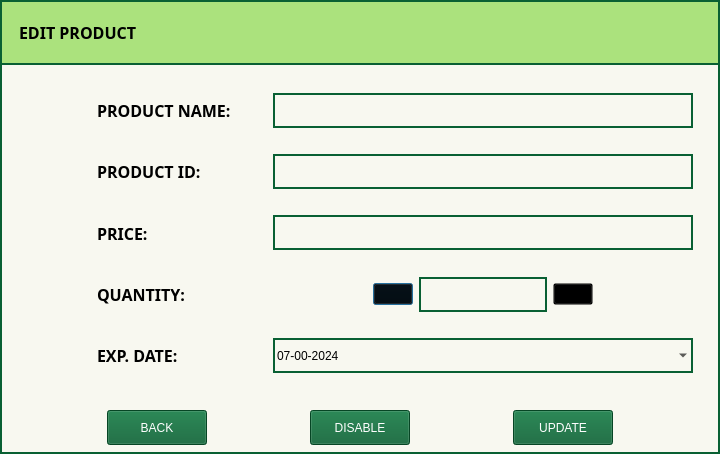
<?xml version="1.0" encoding="UTF-8"?>
<ui version="4.0">
 <class>Dialog</class>
 <widget class="QDialog" name="Dialog">
  <property name="geometry">
   <rect>
    <x>0</x>
    <y>0</y>
    <width>720</width>
    <height>454</height>
   </rect>
  </property>
  <property name="sizePolicy">
   <sizepolicy hsizetype="Minimum" vsizetype="Minimum">
    <horstretch>0</horstretch>
    <verstretch>0</verstretch>
   </sizepolicy>
  </property>
  <property name="minimumSize">
   <size>
    <width>720</width>
    <height>360</height>
   </size>
  </property>
  <property name="windowTitle">
   <string>Dialog</string>
  </property>
  <layout class="QHBoxLayout" name="horizontalLayout_4">
   <property name="spacing">
    <number>0</number>
   </property>
   <property name="leftMargin">
    <number>0</number>
   </property>
   <property name="topMargin">
    <number>0</number>
   </property>
   <property name="rightMargin">
    <number>0</number>
   </property>
   <property name="bottomMargin">
    <number>0</number>
   </property>
   <item>
    <widget class="QWidget" name="widget" native="true">
     <property name="styleSheet">
      <string notr="true">#widget{
background-color: #F8F8F0;
border: 2px solid #096033;
}

.QLabel, .QPushButton{
	font: 700 12pt &quot;DM Sans&quot;;
}

.QComboBox , .QLineEdit{
	font: 700 9pt &quot;Open Sans&quot;;
}
.QComboBox, .QDateEdit, .QLineEdit
{
border : 2px solid #096033;
background-color:rgba(0,0,0,0);
}
#add_btn, #sub_btn{
background-color:rgba(0,0,0,0);
}
</string>
     </property>
     <layout class="QVBoxLayout" name="verticalLayout_4">
      <property name="spacing">
       <number>0</number>
      </property>
      <property name="leftMargin">
       <number>0</number>
      </property>
      <property name="topMargin">
       <number>0</number>
      </property>
      <property name="rightMargin">
       <number>0</number>
      </property>
      <property name="bottomMargin">
       <number>0</number>
      </property>
      <item>
       <widget class="QWidget" name="widget_2" native="true">
        <property name="sizePolicy">
         <sizepolicy hsizetype="Preferred" vsizetype="Fixed">
          <horstretch>0</horstretch>
          <verstretch>0</verstretch>
         </sizepolicy>
        </property>
        <property name="minimumSize">
         <size>
          <width>0</width>
          <height>65</height>
         </size>
        </property>
        <property name="styleSheet">
         <string notr="true">#widget_2{
background-color: #ABE27D;
border: 2px solid #096033;
}</string>
        </property>
        <layout class="QVBoxLayout" name="verticalLayout">
         <item>
          <widget class="QLabel" name="label">
           <property name="font">
            <font>
             <family>DM Sans</family>
             <pointsize>12</pointsize>
             <italic>false</italic>
             <bold>true</bold>
            </font>
           </property>
           <property name="styleSheet">
            <string notr="true">background-color:rgba(0,0,0,0);</string>
           </property>
           <property name="text">
            <string>EDIT PRODUCT</string>
           </property>
           <property name="indent">
            <number>10</number>
           </property>
          </widget>
         </item>
        </layout>
       </widget>
      </item>
      <item>
       <widget class="QWidget" name="widget_16" native="true">
        <layout class="QHBoxLayout" name="horizontalLayout_13">
         <item>
          <widget class="QWidget" name="widget_4" native="true">
           <layout class="QVBoxLayout" name="verticalLayout_2">
            <item>
             <widget class="QWidget" name="widget_9" native="true">
              <layout class="QHBoxLayout" name="horizontalLayout_7">
               <item>
                <spacer name="horizontalSpacer_15">
                 <property name="orientation">
                  <enum>Qt::Horizontal</enum>
                 </property>
                 <property name="sizeType">
                  <enum>QSizePolicy::Fixed</enum>
                 </property>
                 <property name="sizeHint" stdset="0">
                  <size>
                   <width>70</width>
                   <height>20</height>
                  </size>
                 </property>
                </spacer>
               </item>
               <item>
                <widget class="QLabel" name="label_3">
                 <property name="font">
                  <font>
                   <family>DM Sans</family>
                   <pointsize>12</pointsize>
                   <italic>false</italic>
                   <bold>true</bold>
                  </font>
                 </property>
                 <property name="text">
                  <string>PRODUCT NAME:</string>
                 </property>
                </widget>
               </item>
              </layout>
             </widget>
            </item>
            <item>
             <widget class="QWidget" name="widget_8" native="true">
              <layout class="QHBoxLayout" name="horizontalLayout_5">
               <item>
                <spacer name="horizontalSpacer_16">
                 <property name="orientation">
                  <enum>Qt::Horizontal</enum>
                 </property>
                 <property name="sizeType">
                  <enum>QSizePolicy::Fixed</enum>
                 </property>
                 <property name="sizeHint" stdset="0">
                  <size>
                   <width>70</width>
                   <height>20</height>
                  </size>
                 </property>
                </spacer>
               </item>
               <item>
                <widget class="QLabel" name="label_2">
                 <property name="font">
                  <font>
                   <family>DM Sans</family>
                   <pointsize>12</pointsize>
                   <italic>false</italic>
                   <bold>true</bold>
                  </font>
                 </property>
                 <property name="text">
                  <string>PRODUCT ID:</string>
                 </property>
                </widget>
               </item>
              </layout>
             </widget>
            </item>
            <item>
             <widget class="QWidget" name="widget_10" native="true">
              <layout class="QHBoxLayout" name="horizontalLayout_6">
               <item>
                <spacer name="horizontalSpacer_17">
                 <property name="orientation">
                  <enum>Qt::Horizontal</enum>
                 </property>
                 <property name="sizeType">
                  <enum>QSizePolicy::Fixed</enum>
                 </property>
                 <property name="sizeHint" stdset="0">
                  <size>
                   <width>70</width>
                   <height>20</height>
                  </size>
                 </property>
                </spacer>
               </item>
               <item>
                <widget class="QLabel" name="label_4">
                 <property name="font">
                  <font>
                   <family>DM Sans</family>
                   <pointsize>12</pointsize>
                   <italic>false</italic>
                   <bold>true</bold>
                  </font>
                 </property>
                 <property name="text">
                  <string>PRICE: </string>
                 </property>
                </widget>
               </item>
              </layout>
             </widget>
            </item>
            <item>
             <widget class="QWidget" name="widget_11" native="true">
              <layout class="QHBoxLayout" name="horizontalLayout_2">
               <item>
                <spacer name="horizontalSpacer_18">
                 <property name="orientation">
                  <enum>Qt::Horizontal</enum>
                 </property>
                 <property name="sizeType">
                  <enum>QSizePolicy::Fixed</enum>
                 </property>
                 <property name="sizeHint" stdset="0">
                  <size>
                   <width>70</width>
                   <height>20</height>
                  </size>
                 </property>
                </spacer>
               </item>
               <item>
                <widget class="QLabel" name="label_5">
                 <property name="font">
                  <font>
                   <family>DM Sans</family>
                   <pointsize>12</pointsize>
                   <italic>false</italic>
                   <bold>true</bold>
                  </font>
                 </property>
                 <property name="text">
                  <string>QUANTITY:</string>
                 </property>
                </widget>
               </item>
              </layout>
             </widget>
            </item>
            <item>
             <widget class="QWidget" name="widget_3" native="true">
              <property name="font">
               <font>
                <bold>true</bold>
               </font>
              </property>
              <layout class="QHBoxLayout" name="horizontalLayout">
               <item>
                <spacer name="horizontalSpacer_19">
                 <property name="orientation">
                  <enum>Qt::Horizontal</enum>
                 </property>
                 <property name="sizeType">
                  <enum>QSizePolicy::Fixed</enum>
                 </property>
                 <property name="sizeHint" stdset="0">
                  <size>
                   <width>70</width>
                   <height>20</height>
                  </size>
                 </property>
                </spacer>
               </item>
               <item>
                <widget class="QLabel" name="label_6">
                 <property name="font">
                  <font>
                   <family>DM Sans</family>
                   <pointsize>12</pointsize>
                   <italic>false</italic>
                   <bold>true</bold>
                  </font>
                 </property>
                 <property name="text">
                  <string>EXP. DATE:</string>
                 </property>
                </widget>
               </item>
              </layout>
             </widget>
            </item>
           </layout>
          </widget>
         </item>
         <item>
          <widget class="QWidget" name="widget_15" native="true">
           <layout class="QVBoxLayout" name="verticalLayout_3">
            <item>
             <widget class="QWidget" name="widget_5" native="true">
              <layout class="QHBoxLayout" name="horizontalLayout_9">
               <item>
                <widget class="QLineEdit" name="lineEdit_2">
                 <property name="minimumSize">
                  <size>
                   <width>25</width>
                   <height>35</height>
                  </size>
                 </property>
                </widget>
               </item>
              </layout>
             </widget>
            </item>
            <item>
             <widget class="QWidget" name="widget_7" native="true">
              <layout class="QHBoxLayout" name="horizontalLayout_8">
               <item>
                <widget class="QLineEdit" name="lineEdit">
                 <property name="minimumSize">
                  <size>
                   <width>25</width>
                   <height>35</height>
                  </size>
                 </property>
                </widget>
               </item>
              </layout>
             </widget>
            </item>
            <item>
             <widget class="QWidget" name="widget_12" native="true">
              <layout class="QHBoxLayout" name="horizontalLayout_12">
               <item>
                <widget class="QLineEdit" name="lineEdit_3">
                 <property name="minimumSize">
                  <size>
                   <width>25</width>
                   <height>35</height>
                  </size>
                 </property>
                </widget>
               </item>
              </layout>
             </widget>
            </item>
            <item>
             <widget class="QWidget" name="widget_13" native="true">
              <layout class="QHBoxLayout" name="horizontalLayout_10">
               <item>
                <spacer name="horizontalSpacer">
                 <property name="orientation">
                  <enum>Qt::Horizontal</enum>
                 </property>
                 <property name="sizeType">
                  <enum>QSizePolicy::Fixed</enum>
                 </property>
                 <property name="sizeHint" stdset="0">
                  <size>
                   <width>100</width>
                   <height>20</height>
                  </size>
                 </property>
                </spacer>
               </item>
               <item>
                <widget class="QPushButton" name="sub_btn">
                 <property name="text">
                  <string/>
                 </property>
                 <property name="icon">
                  <iconset resource="../../../../assets/All_In_Resource.qrc">
                   <normaloff>:/Icons/Icons/minus.png</normaloff>:/Icons/Icons/minus.png</iconset>
                 </property>
                 <property name="iconSize">
                  <size>
                   <width>30</width>
                   <height>30</height>
                  </size>
                 </property>
                </widget>
               </item>
               <item>
                <widget class="QLineEdit" name="lineEdit_4">
                 <property name="minimumSize">
                  <size>
                   <width>25</width>
                   <height>35</height>
                  </size>
                 </property>
                </widget>
               </item>
               <item>
                <widget class="QPushButton" name="add_btn">
                 <property name="text">
                  <string/>
                 </property>
                 <property name="icon">
                  <iconset resource="../../../../assets/All_In_Resource.qrc">
                   <normaloff>:/Icons/Icons/plus.png</normaloff>:/Icons/Icons/plus.png</iconset>
                 </property>
                 <property name="iconSize">
                  <size>
                   <width>20</width>
                   <height>20</height>
                  </size>
                 </property>
                </widget>
               </item>
               <item>
                <spacer name="horizontalSpacer_2">
                 <property name="orientation">
                  <enum>Qt::Horizontal</enum>
                 </property>
                 <property name="sizeType">
                  <enum>QSizePolicy::Fixed</enum>
                 </property>
                 <property name="sizeHint" stdset="0">
                  <size>
                   <width>100</width>
                   <height>20</height>
                  </size>
                 </property>
                </spacer>
               </item>
              </layout>
             </widget>
            </item>
            <item>
             <widget class="QWidget" name="widget_14" native="true">
              <layout class="QHBoxLayout" name="horizontalLayout_11">
               <item>
                <widget class="QDateEdit" name="dateEdit_2">
                 <property name="minimumSize">
                  <size>
                   <width>100</width>
                   <height>35</height>
                  </size>
                 </property>
                 <property name="wrapping">
                  <bool>false</bool>
                 </property>
                 <property name="frame">
                  <bool>true</bool>
                 </property>
                 <property name="buttonSymbols">
                  <enum>QAbstractSpinBox::NoButtons</enum>
                 </property>
                 <property name="dateTime">
                  <datetime>
                   <hour>0</hour>
                   <minute>0</minute>
                   <second>0</second>
                   <year>2024</year>
                   <month>6</month>
                   <day>7</day>
                  </datetime>
                 </property>
                 <property name="displayFormat">
                  <string>dd-mm-yyyy</string>
                 </property>
                 <property name="calendarPopup">
                  <bool>true</bool>
                 </property>
                 <property name="currentSectionIndex">
                  <number>0</number>
                 </property>
                 <property name="date">
                  <date>
                   <year>2024</year>
                   <month>6</month>
                   <day>7</day>
                  </date>
                 </property>
                </widget>
               </item>
              </layout>
             </widget>
            </item>
           </layout>
          </widget>
         </item>
        </layout>
       </widget>
      </item>
      <item>
       <widget class="QWidget" name="widget_6" native="true">
        <property name="sizePolicy">
         <sizepolicy hsizetype="Preferred" vsizetype="Fixed">
          <horstretch>0</horstretch>
          <verstretch>0</verstretch>
         </sizepolicy>
        </property>
        <property name="styleSheet">
         <string notr="true">.QPushButton{
background-color: #096033;
color: white;
}</string>
        </property>
        <layout class="QHBoxLayout" name="horizontalLayout_3">
         <item>
          <spacer name="horizontalSpacer_5">
           <property name="orientation">
            <enum>Qt::Horizontal</enum>
           </property>
           <property name="sizeHint" stdset="0">
            <size>
             <width>99</width>
             <height>20</height>
            </size>
           </property>
          </spacer>
         </item>
         <item>
          <widget class="QPushButton" name="Back_btn">
           <property name="minimumSize">
            <size>
             <width>100</width>
             <height>35</height>
            </size>
           </property>
           <property name="text">
            <string>BACK</string>
           </property>
          </widget>
         </item>
         <item>
          <spacer name="horizontalSpacer_3">
           <property name="orientation">
            <enum>Qt::Horizontal</enum>
           </property>
           <property name="sizeHint" stdset="0">
            <size>
             <width>99</width>
             <height>20</height>
            </size>
           </property>
          </spacer>
         </item>
         <item>
          <widget class="QPushButton" name="Disable_btn">
           <property name="minimumSize">
            <size>
             <width>100</width>
             <height>35</height>
            </size>
           </property>
           <property name="text">
            <string>DISABLE</string>
           </property>
          </widget>
         </item>
         <item>
          <spacer name="horizontalSpacer_4">
           <property name="orientation">
            <enum>Qt::Horizontal</enum>
           </property>
           <property name="sizeHint" stdset="0">
            <size>
             <width>98</width>
             <height>20</height>
            </size>
           </property>
          </spacer>
         </item>
         <item>
          <widget class="QPushButton" name="Update_btn">
           <property name="sizePolicy">
            <sizepolicy hsizetype="Minimum" vsizetype="Fixed">
             <horstretch>0</horstretch>
             <verstretch>0</verstretch>
            </sizepolicy>
           </property>
           <property name="minimumSize">
            <size>
             <width>100</width>
             <height>35</height>
            </size>
           </property>
           <property name="text">
            <string>UPDATE</string>
           </property>
          </widget>
         </item>
         <item>
          <spacer name="horizontalSpacer_6">
           <property name="orientation">
            <enum>Qt::Horizontal</enum>
           </property>
           <property name="sizeHint" stdset="0">
            <size>
             <width>99</width>
             <height>20</height>
            </size>
           </property>
          </spacer>
         </item>
        </layout>
       </widget>
      </item>
     </layout>
    </widget>
   </item>
  </layout>
 </widget>
 <resources>
  <include location="../../../../assets/All_In_Resource.qrc"/>
 </resources>
 <connections/>
</ui>
